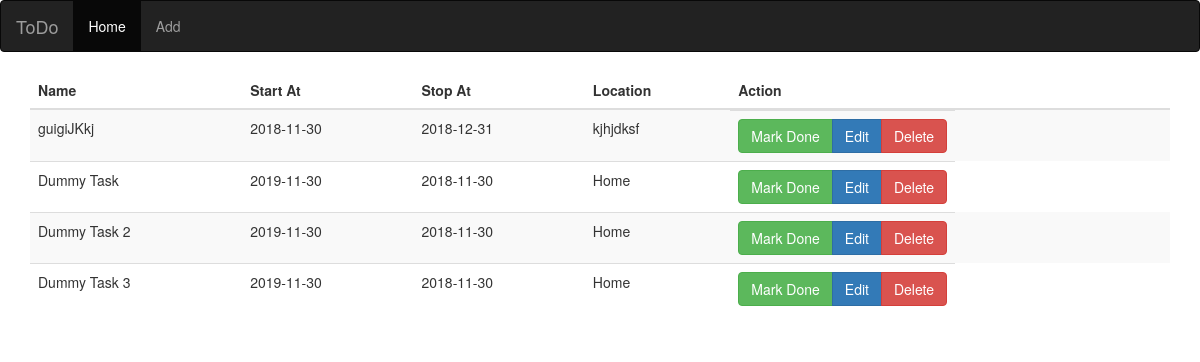
The page / on the database its author committed.
### tables this page shows
CREATE TABLE `tasks` (
  `taskid` int(7) NOT NULL,
  `name` varchar(500) NOT NULL DEFAULT 'Untitled Task',
  `description` text,
  `starttime` date NOT NULL,
  `stoptime` date NOT NULL,
  `location` varchar(250) NOT NULL,
  `status` tinyint(1) NOT NULL DEFAULT '0'
);

### index.php (the view, shortened to what this page needs)
<?php
	include("db.php");
?>
<!DOCTYPE html>
<html lang="en">
<head>
  <link rel="stylesheet" href="https://maxcdn.bootstrapcdn.com/bootstrap/3.3.7/css/bootstrap.min.css">
</head>
<body>
<nav class="navbar navbar-inverse">
  <div class="container-fluid">
    <div class="navbar-header">
      <a class="navbar-brand" href="./">ToDo</a>
    </div>
    <ul class="nav navbar-nav">
      <li class="active"><a href="./">Home</a></li>
      <li><a href="add.php">Add</a></li>
    </ul>
  </div>
</nav>
<div class="container">
	<table class="table table-striped">
    <thead>
    	<th>Name</th>
    	<th>Start At</th>
    	<th>Stop At</th>
    	<th>Location</th>
    	<th>Action</th>
    </thead>
    <tbody>
	<?php
		$sql = "SELECT * FROM tasks";
		$query = mysqli_query($conn, $sql);
		if(mysqli_num_rows($query)==0){
			 echo "No rows in the table";
		}
		else{
			while($row = mysqli_fetch_assoc($query)){
				echo "<tr>";
					echo "<td>".$row["name"]."</td>";
					echo "<td>".$row["starttime"]."</td>";
					echo "<td>".$row["stoptime"]."</td>";
					echo "<td>".$row["location"]."</td>";
					echo '<td class="btn-group">
							  <a href="done.php?taskid='.$row["taskid"].'" class="btn btn-success">Mark Done</a>
							  <a href="edit.php?taskid='.$row["taskid"].'" class="btn btn-primary">Edit</a>
							  <a href="delete.php?taskid='.$row["taskid"].'" class="btn btn-danger">Delete</a>
						  </td>';
				echo "</tr>";
			}
		}
	?>
</tbody>
</table>
</div>
</body>
</html>

### rows shown on the page
tasks: name "guigiJKkj", starttime "2018-11-30", stoptime "2018-12-31", location "kjhjdksf"
tasks: name "Dummy Task", starttime "2019-11-30", stoptime "2018-11-30", location "Home"
tasks: name "Dummy Task 2", starttime "2019-11-30", stoptime "2018-11-30", location "Home"
tasks: name "Dummy Task 3", starttime "2019-11-30", stoptime "2018-11-30", location "Home"
